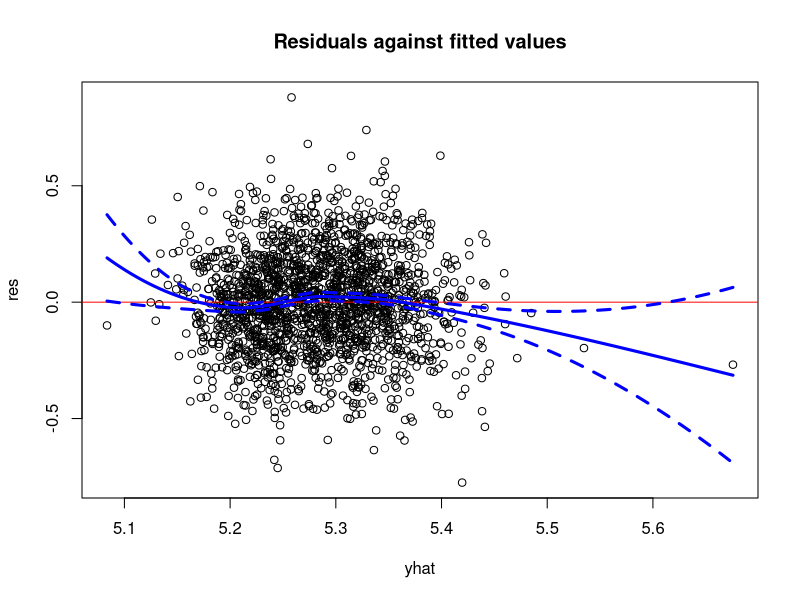
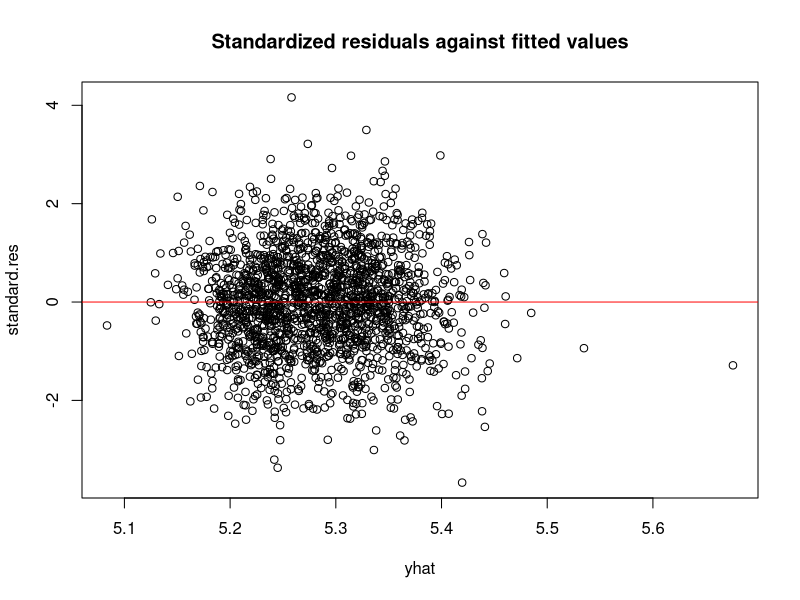
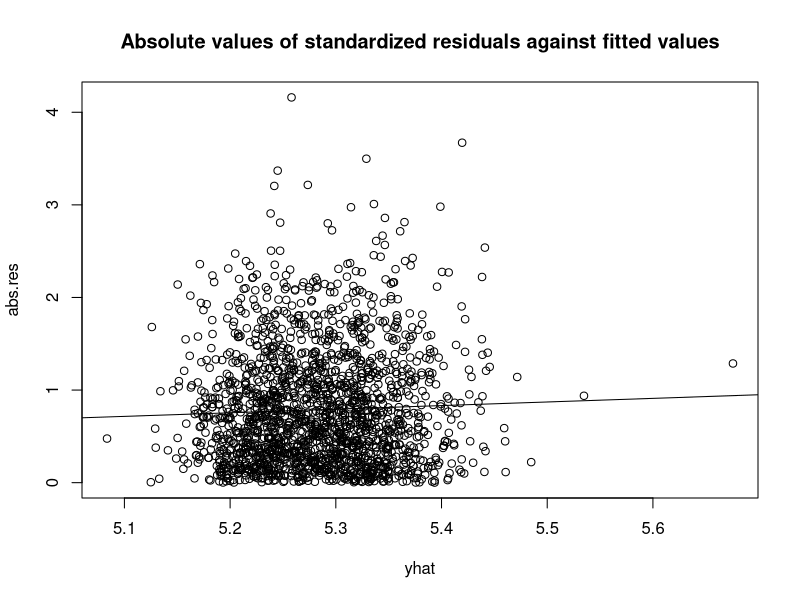
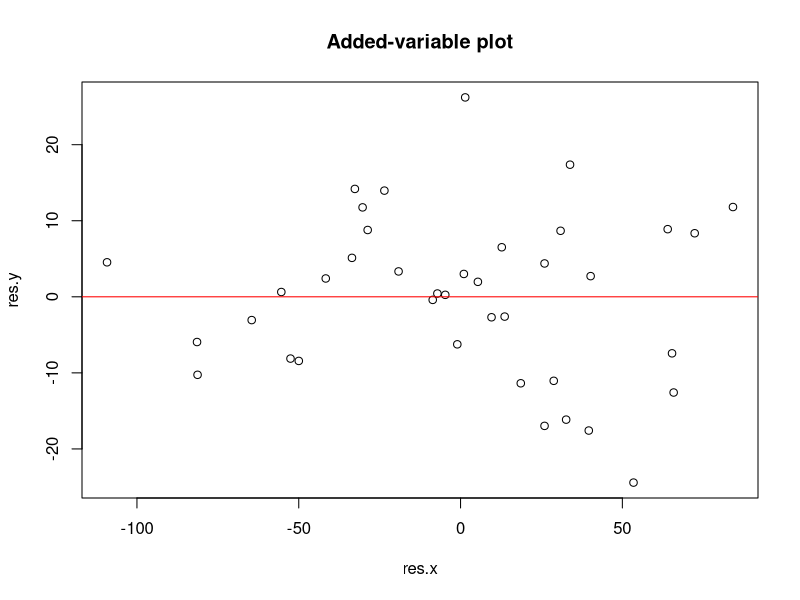
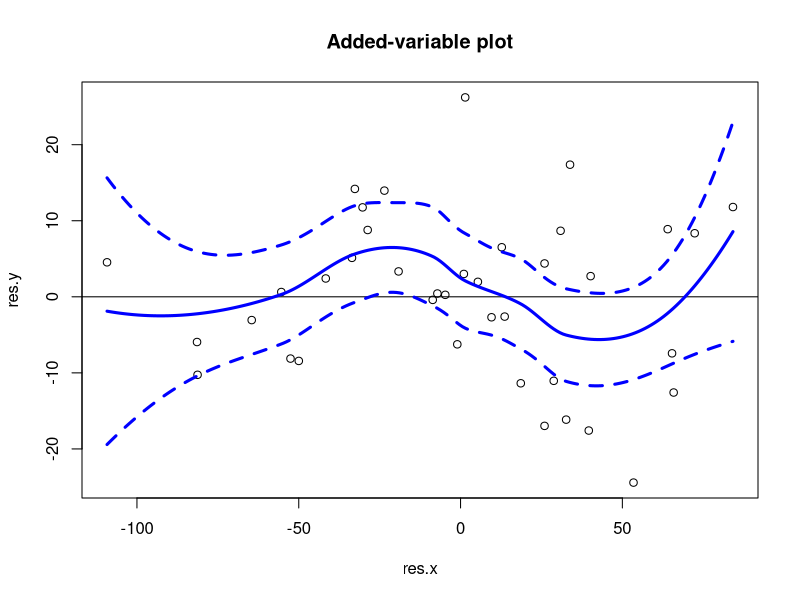

Reproduce these figures in R, in order.
############################
##Body Measurement example##
############################

data<-read.table("body.dat", header=T)
attach(data)

##convert predictors
meters<-height*2.54/100
kg<-weight*0.45359237

log.bmi<-log(kg/meters^2)
log.chol<-log(chol)
morph<-waist/hips

result<-lm(log.chol~log.bmi+morph)

##store residuals and fitted values
res<-result$residuals
yhat<-result$fitted.values

plot(yhat,res,main="Residuals against fitted values")
abline(h=0, col="red")
loess.fit<-loess(y~x, data.frame(x=yhat,y=res)) ##compute loess fit
yhat.grid<-seq(from=min(yhat),to=max(yhat),length=200) ##generate a sequence for fitted values, ranging from min to max, 200 points
tmp<-predict(loess.fit,newdata=data.frame(x=yhat.grid),
se=T) ##compute the predicted values from loess fit based on values of yhat above. se=T means to compute standard errors for loess fit.
lines(yhat.grid,tmp$fit,lwd=3, col="blue")
lines(yhat.grid,tmp$fit-2*tmp$se.fit, lwd=3, lty=2, col="blue")
lines(yhat.grid,tmp$fit+2*tmp$se.fit, lwd=3, lty=2, col="blue")



standard.res<-rstandard(result)
plot(yhat,standard.res, main="Standardized residuals against fitted values")
abline(h=0,col="red")

abs.res<-abs(standard.res)
plot(yhat,abs.res,main="Absolute values of standardized residuals against fitted values")
abline(lm(abs.res~yhat))

detach(data)

####################
##Peruvian example##
####################



data<-read.table("Peruvian.txt", header=TRUE, sep="")
attach(data)

result.y<-lm(Systol_BP~Age+Weight)
result.x<-lm(Height~Age+Weight)

res.y<-result.y$residuals
res.x<-result.x$residuals

summary(lm(res.y~res.x))

summary(lm(Systol_BP~Age+Weight+Height))

plot(res.x,res.y, main="Added-variable plot")
abline(h=0, col="red")


plot(res.x,res.y, main="Added-variable plot")
abline(h=0, col="black")
loess.fit<-loess(y~x, data=data.frame(x=res.x,y=res.y))
x.grid<-seq(from=min(res.x),to=max(res.x), length=200)
tmp<-predict(loess.fit,newdata=data.frame(x=x.grid),se=T)
lines(x.grid,tmp$fit,lwd=3, col="blue")
lines(x.grid,tmp$fit-2*tmp$se.fit, lwd=3, lty=2, col="blue")
lines(x.grid,tmp$fit+2*tmp$se.fit, lwd=3, lty=2, col="blue")

